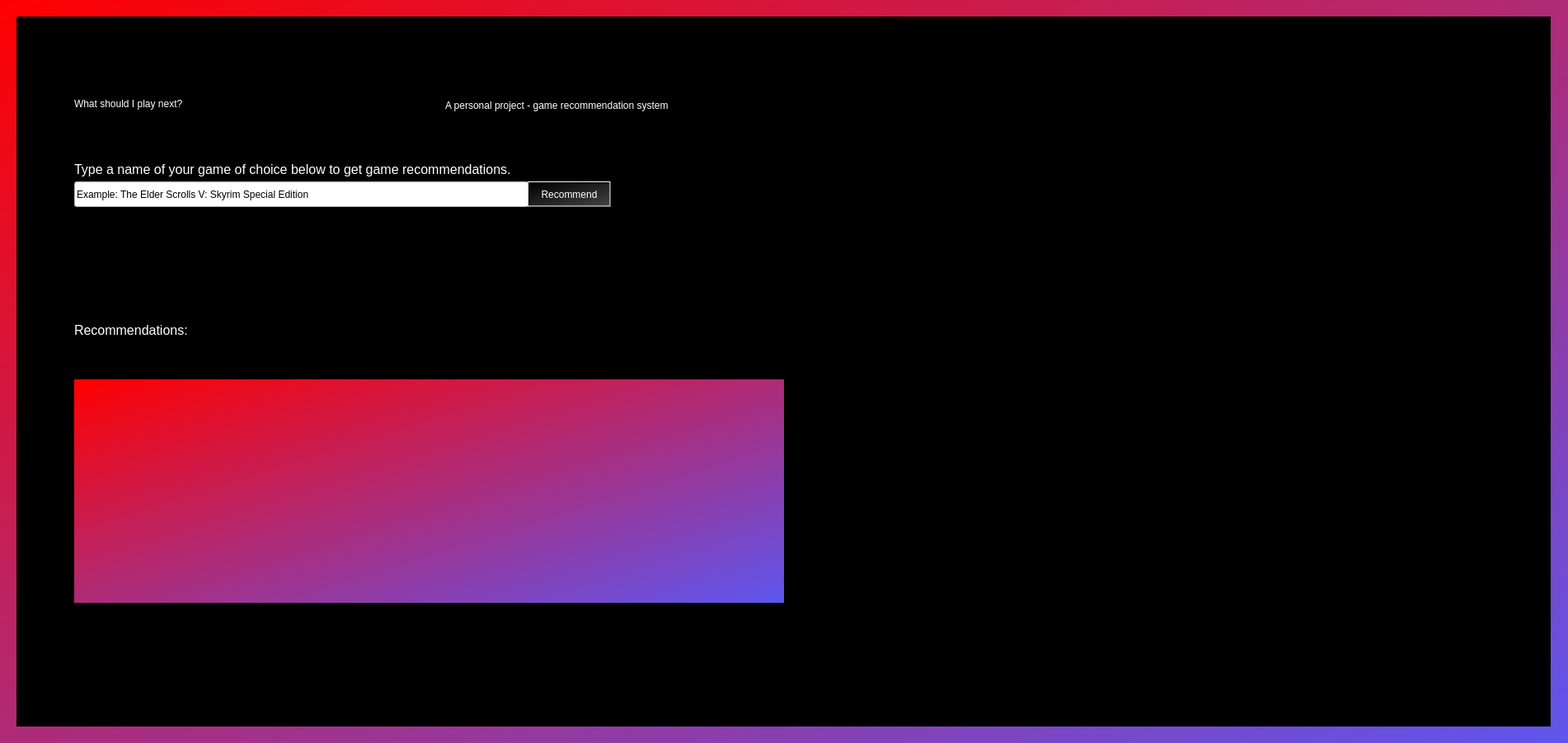
<?xml version="1.0" encoding="UTF-8"?>
<ui version="4.0">
 <class>MainWindow</class>
 <widget class="QMainWindow" name="MainWindow">
  <property name="geometry">
   <rect>
    <x>0</x>
    <y>0</y>
    <width>1902</width>
    <height>901</height>
   </rect>
  </property>
  <property name="windowTitle">
   <string>MainWindow</string>
  </property>
  <property name="styleSheet">
   <string notr="true">background-color: qlineargradient(spread:pad, x1:0, y1:0.505682, x2:1, y2:1, stop:0 rgba(75, 237, 220, 255), stop:1 rgba(94, 86, 239, 255));

background-color: qlineargradient(spread:pad, x1:0, y1:0, x2:1, y2:1, stop:0 rgba(255, 0, 0, 255), stop:1 rgba(94, 86, 239, 255));


</string>
  </property>
  <widget class="QWidget" name="centralwidget">
   <widget class="QLabel" name="label_image_background">
    <property name="geometry">
     <rect>
      <x>20</x>
      <y>20</y>
      <width>1861</width>
      <height>861</height>
     </rect>
    </property>
    <property name="styleSheet">
     <string notr="true">background-color: rgb(0, 0, 0);</string>
    </property>
    <property name="text">
     <string/>
    </property>
    <property name="pixmap">
     <pixmap>../../../../../Downloads/fabian-albert-PGw2VbdSono-unsplash_flipped.jpg</pixmap>
    </property>
    <property name="scaledContents">
     <bool>true</bool>
    </property>
   </widget>
   <widget class="QLabel" name="label_title">
    <property name="geometry">
     <rect>
      <x>90</x>
      <y>50</y>
      <width>461</width>
      <height>151</height>
     </rect>
    </property>
    <property name="styleSheet">
     <string notr="true">font: 700 35pt &quot;Bahnschrift SemiCondensed&quot;;
color: rgb(255, 255, 255);
background-color: rgb(255, 255, 255);
background-color: rgb(109, 78, 217);
background-color: rgb(0, 0, 0);
background-color: rgba(0, 0, 0, 0);</string>
    </property>
    <property name="text">
     <string>What should I play next?</string>
    </property>
   </widget>
   <widget class="QLineEdit" name="line_edit">
    <property name="geometry">
     <rect>
      <x>90</x>
      <y>220</y>
      <width>551</width>
      <height>31</height>
     </rect>
    </property>
    <property name="styleSheet">
     <string notr="true">background-color: rgb(255, 255, 255);
font: 14pt &quot;Segoe UI&quot;;</string>
    </property>
    <property name="text">
     <string>Example: The Elder Scrolls V: Skyrim Special Edition</string>
    </property>
   </widget>
   <widget class="QLabel" name="label_instructions">
    <property name="geometry">
     <rect>
      <x>90</x>
      <y>190</y>
      <width>911</width>
      <height>31</height>
     </rect>
    </property>
    <property name="styleSheet">
     <string notr="true">color: rgb(255, 255, 255);
background-color: rgb(0, 0, 0);
background-color: rgba(0, 0, 0, 0);</string>
    </property>
    <property name="text">
     <string>&lt;html&gt;&lt;head/&gt;&lt;body&gt;&lt;p&gt;&lt;span style=&quot; font-size:12pt;&quot;&gt;Type a name of your game of choice below to get game recommendations.&lt;/span&gt;&lt;/p&gt;&lt;/body&gt;&lt;/html&gt;</string>
    </property>
   </widget>
   <widget class="QLabel" name="label_info_recommendations">
    <property name="geometry">
     <rect>
      <x>90</x>
      <y>390</y>
      <width>171</width>
      <height>21</height>
     </rect>
    </property>
    <property name="styleSheet">
     <string notr="true">background-color: rgb(0, 0, 0);
color: rgb(255, 255, 255);
background-color: rgba(0, 0, 0, 0);</string>
    </property>
    <property name="text">
     <string>&lt;html&gt;&lt;head/&gt;&lt;body&gt;&lt;p&gt;&lt;span style=&quot; font-size:12pt;&quot;&gt;Recommendations:&lt;/span&gt;&lt;/p&gt;&lt;/body&gt;&lt;/html&gt;</string>
    </property>
   </widget>
   <widget class="QLabel" name="label_project_description">
    <property name="geometry">
     <rect>
      <x>540</x>
      <y>120</y>
      <width>281</width>
      <height>16</height>
     </rect>
    </property>
    <property name="styleSheet">
     <string notr="true">color: rgb(255, 255, 255);
background-color: rgb(0, 0, 0);
background-color: rgba(0, 0, 0, 0);</string>
    </property>
    <property name="text">
     <string>A personal project - game recommendation system</string>
    </property>
   </widget>
   <widget class="QPushButton" name="button_recommend">
    <property name="geometry">
     <rect>
      <x>640</x>
      <y>220</y>
      <width>101</width>
      <height>31</height>
     </rect>
    </property>
    <property name="styleSheet">
     <string notr="true">color: rgb(255, 255, 255);
background-color: qlineargradient(spread:pad, x1:0, y1:0, x2:1, y2:1, stop:0 rgba(215, 21, 59, 255), stop:1 rgba(164, 49, 136, 255));
font: 12pt &quot;Segoe UI&quot;;
background-color: rgb(0, 0, 0);
background-color: qlineargradient(spread:pad, x1:0.222, y1:0.227273, x2:1, y2:1, stop:0 rgba(0, 0, 0, 255), stop:1 rgba(255, 255, 255, 255));
background-color: qlineargradient(spread:pad, x1:0, y1:0, x2:1, y2:1, stop:0 rgba(0, 0, 0, 255), stop:1 rgba(66, 66, 66, 255));</string>
    </property>
    <property name="text">
     <string>Recommend</string>
    </property>
   </widget>
   <widget class="QLabel" name="label_black_transparent_background">
    <property name="geometry">
     <rect>
      <x>20</x>
      <y>20</y>
      <width>1851</width>
      <height>861</height>
     </rect>
    </property>
    <property name="styleSheet">
     <string notr="true">background-color: rgb(0, 0, 0);
background-color: rgba(0, 0, 0, 220);</string>
    </property>
    <property name="text">
     <string/>
    </property>
    <property name="scaledContents">
     <bool>false</bool>
    </property>
   </widget>
   <widget class="QWidget" name="gridLayoutWidget">
    <property name="geometry">
     <rect>
      <x>90</x>
      <y>460</y>
      <width>861</width>
      <height>271</height>
     </rect>
    </property>
    <layout class="QGridLayout" name="gridLayout" rowstretch="0,0,0,0,0" columnstretch="2,1">
     <item row="1" column="0">
      <widget class="QLabel" name="label_game2_title">
       <property name="styleSheet">
        <string notr="true">color: rgb(255, 255, 255);
background-color: rgba(0, 0, 0, 0);</string>
       </property>
       <property name="text">
        <string/>
       </property>
      </widget>
     </item>
     <item row="4" column="0">
      <widget class="QLabel" name="label_game5_title">
       <property name="styleSheet">
        <string notr="true">color: rgb(255, 255, 255);
background-color: rgba(0, 0, 0, 0);</string>
       </property>
       <property name="text">
        <string/>
       </property>
      </widget>
     </item>
     <item row="0" column="0">
      <widget class="QLabel" name="label_game1_title">
       <property name="styleSheet">
        <string notr="true">color: rgb(255, 255, 255);
background-color: rgba(0, 0, 0, 0);</string>
       </property>
       <property name="text">
        <string/>
       </property>
      </widget>
     </item>
     <item row="3" column="0">
      <widget class="QLabel" name="label_game4_title">
       <property name="styleSheet">
        <string notr="true">color: rgb(255, 255, 255);
background-color: rgba(0, 0, 0, 0);</string>
       </property>
       <property name="text">
        <string/>
       </property>
      </widget>
     </item>
     <item row="2" column="0">
      <widget class="QLabel" name="label_game3_title">
       <property name="styleSheet">
        <string notr="true">color: rgb(255, 255, 255);
background-color: rgba(0, 0, 0, 0);</string>
       </property>
       <property name="text">
        <string/>
       </property>
      </widget>
     </item>
     <item row="0" column="1">
      <widget class="QLabel" name="label_game1_thumbnail">
       <property name="styleSheet">
        <string notr="true">color: rgb(255, 255, 255);
background-color: rgba(0, 0, 0, 0);</string>
       </property>
       <property name="text">
        <string/>
       </property>
      </widget>
     </item>
     <item row="1" column="1">
      <widget class="QLabel" name="label_game2_thumbnail">
       <property name="styleSheet">
        <string notr="true">color: rgb(255, 255, 255);
background-color: rgba(0, 0, 0, 0);</string>
       </property>
       <property name="text">
        <string/>
       </property>
      </widget>
     </item>
     <item row="2" column="1">
      <widget class="QLabel" name="label_game3_thumbnail">
       <property name="styleSheet">
        <string notr="true">color: rgb(255, 255, 255);
background-color: rgba(0, 0, 0, 0);</string>
       </property>
       <property name="text">
        <string/>
       </property>
      </widget>
     </item>
     <item row="3" column="1">
      <widget class="QLabel" name="label_game4_thumbnail">
       <property name="styleSheet">
        <string notr="true">color: rgb(255, 255, 255);
background-color: rgba(0, 0, 0, 0);</string>
       </property>
       <property name="text">
        <string/>
       </property>
      </widget>
     </item>
     <item row="4" column="1">
      <widget class="QLabel" name="label_game5_thumbnail">
       <property name="styleSheet">
        <string notr="true">color: rgb(255, 255, 255);
background-color: rgba(0, 0, 0, 0);</string>
       </property>
       <property name="text">
        <string/>
       </property>
      </widget>
     </item>
    </layout>
   </widget>
   <zorder>label_image_background</zorder>
   <zorder>label_black_transparent_background</zorder>
   <zorder>label_info_recommendations</zorder>
   <zorder>line_edit</zorder>
   <zorder>button_recommend</zorder>
   <zorder>label_instructions</zorder>
   <zorder>label_project_description</zorder>
   <zorder>label_title</zorder>
   <zorder>gridLayoutWidget</zorder>
  </widget>
 </widget>
 <resources/>
 <connections/>
</ui>
